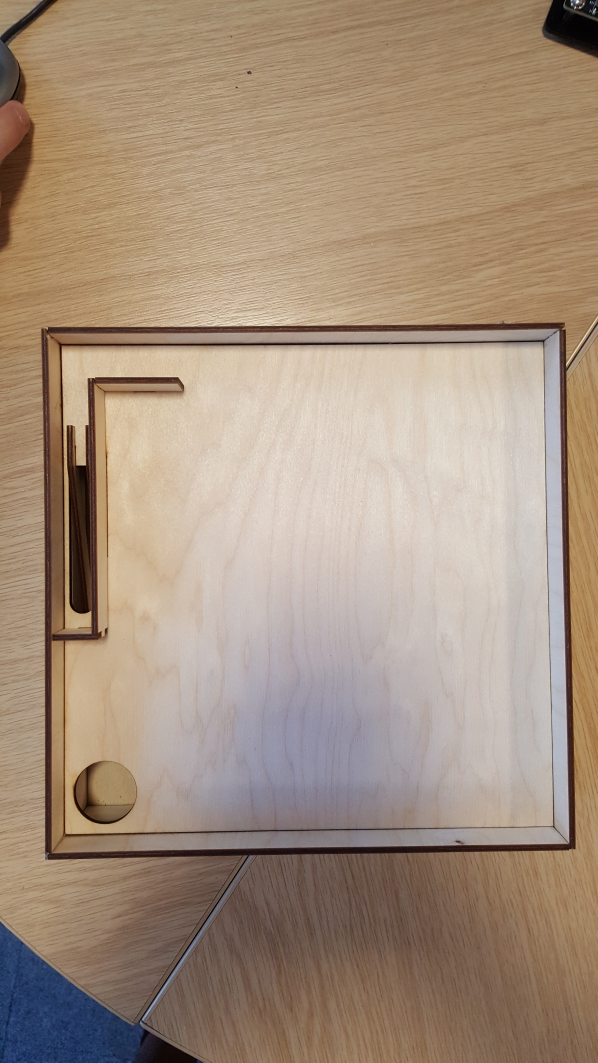
//> input picture Exercises/epxmaze/build/maze3.jpeg, 2988 x 5312 px (shown at 1/5 size)
$ ./epxmaze720 build/maze3.jpeg   (built with g++ and OpenCV 4)
//> lines starting //> are read from the running program, lines starting //| are printed output that depends on the picture; after the words box and inside, x2 and y2 are one past the last pixel; in counts of white or black regions, pixels touching at a corner belong together
#include <iostream>
#include "opencv/cv.hpp"
#include "opencv2/highgui.hpp"
#include "opencv2/core.hpp"

using namespace std;
using namespace cv;

int main( int argc, char** argv ){

    Mat image = imread(argv[1],1);
//> image is the input picture: 5312 rows x 2988 cols, CV_8UC3; mean B, G, R 125.7, 144.5, 165

    Mat Copy;
    image.copyTo(Copy);

    cvtColor(Copy, Copy, CV_BGR2GRAY);
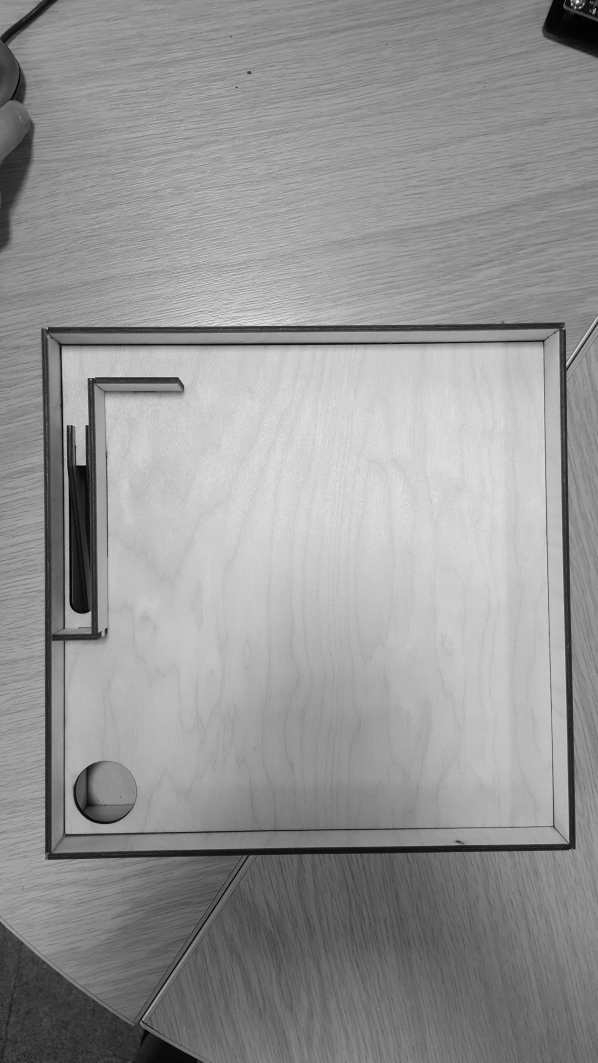
//> Copy: 5312 rows x 2988 cols, CV_8UC1 (shown at 1/5 size); min 0, max 255, mean 148.5

    namedWindow("copydat", CV_WINDOW_NORMAL);
    resizeWindow("copydat", 1280, 720);
    imshow("copydat", Copy);

    threshold(Copy, Copy, 50, 255, CV_THRESH_BINARY_INV);
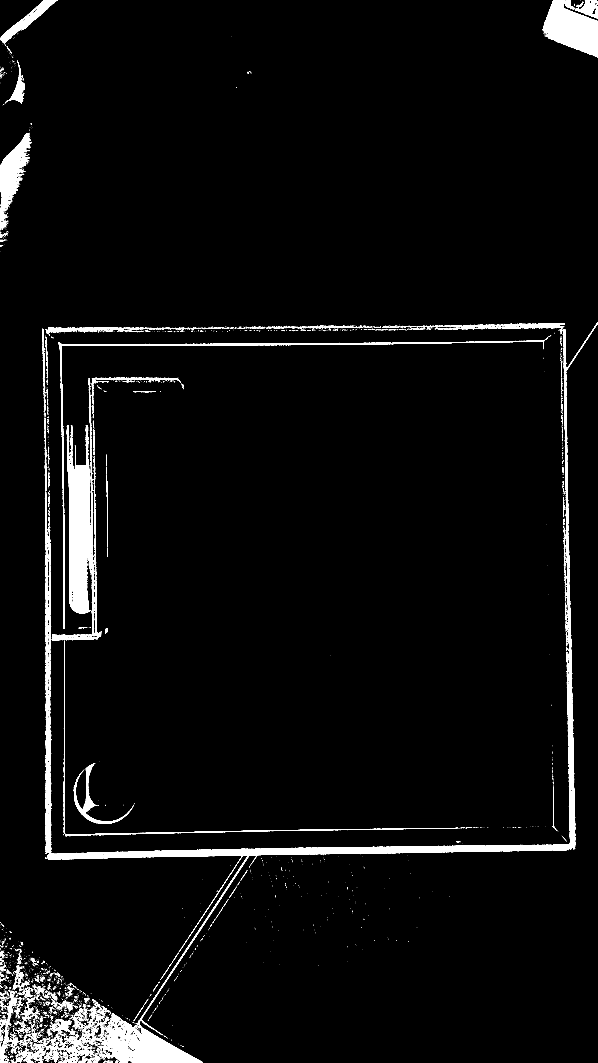
//> Copy: 5312 rows x 2988 cols, CV_8UC1 (shown at 1/5 size); 3.4% white; 6303 white regions (5720 under 20 px)

    namedWindow("image", CV_WINDOW_FREERATIO);
    imshow("image", image);

    cout<<"Press any key to continue..."<<endl;
    waitKey(); // wait before displaying solution

    vector< vector<Point> > Contours;
    findContours(Copy, Contours, CV_RETR_EXTERNAL, CV_CHAIN_APPROX_SIMPLE);
//> Contours = 6204 contours, 5828 with area under 20; largest, box (x1, y1, x2, y2) and area: (225, 1611, 2988, 5312) 205397, (334, 2126, 456, 3068) 75752, (2713, 0, 2988, 287) 46680, (0, 665, 158, 1106) 25612, (293, 1700, 2724, 3145) 20735

    Mat draw;
    draw = Mat::zeros(image.size(), CV_32FC1);
    cout<<Contours.size();
//| 6204
    drawContours(draw, Contours, 0, Scalar(255), -1);
    namedWindow("image2", CV_WINDOW_NORMAL);
    resizeWindow("image2", 1280, 720);
    imshow("image2", draw);

    Mat dilated, eroded;
    Mat kernel = Mat::ones(21, 21, CV_8UC1);

    dilate(draw, dilated, kernel, Point(-1, -1), 2, BORDER_CONSTANT);
    namedWindow("dilate", CV_WINDOW_NORMAL);
    resizeWindow("dilate", 1280,720);
    imshow("dilate", dilated);

    erode(dilated, eroded, kernel, Point(-1, -1), 1, BORDER_CONSTANT);
    namedWindow("erode", CV_WINDOW_NORMAL);
    resizeWindow("erode", 1280, 720);
    imshow("erode", eroded);

    Mat diff;
    absdiff(dilated, eroded, diff);
    diff.convertTo(diff, CV_8UC1);
    namedWindow("diff", CV_WINDOW_NORMAL);
    resizeWindow("diff", 1280, 720);
    imshow("diff", diff);

    vector< vector<Point> > PathContours;
    findContours(diff, PathContours, CV_RETR_EXTERNAL, CV_CHAIN_APPROX_SIMPLE);
    Mat draw2;
    draw2 = Mat::zeros(image.size(), CV_32FC1);
    cout<<PathContours.size();
    drawContours(image, PathContours, 0, Scalar(0,255,0), -1);
    namedWindow("final", CV_WINDOW_NORMAL);
    resizeWindow("final", 1280, 720);
    imshow("final", image);

    for(;;){
        cout<<"Press ESC to exit program"<<endl;
        if (waitKey()==27) break;
//> the Esc key is pressed
    }
}
